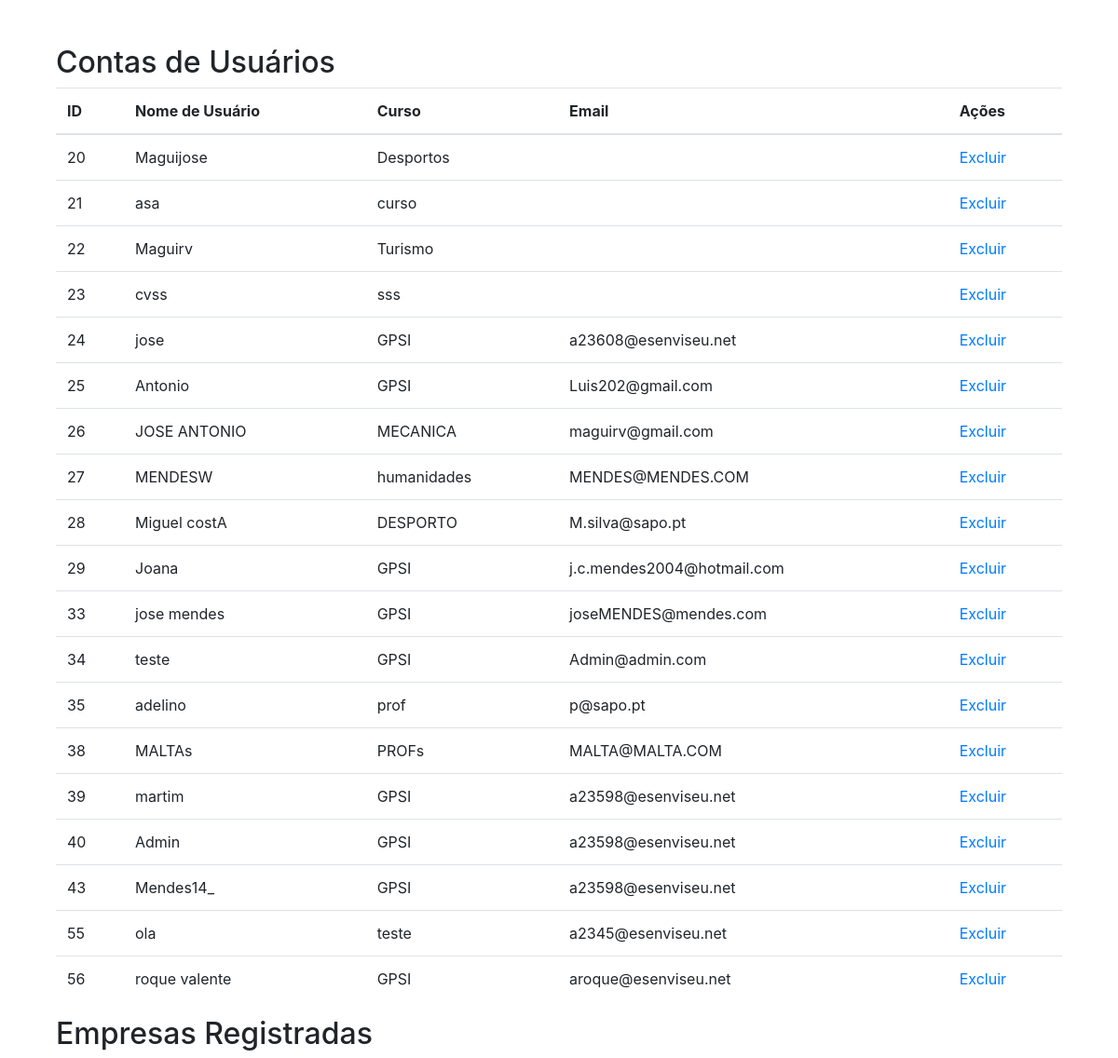
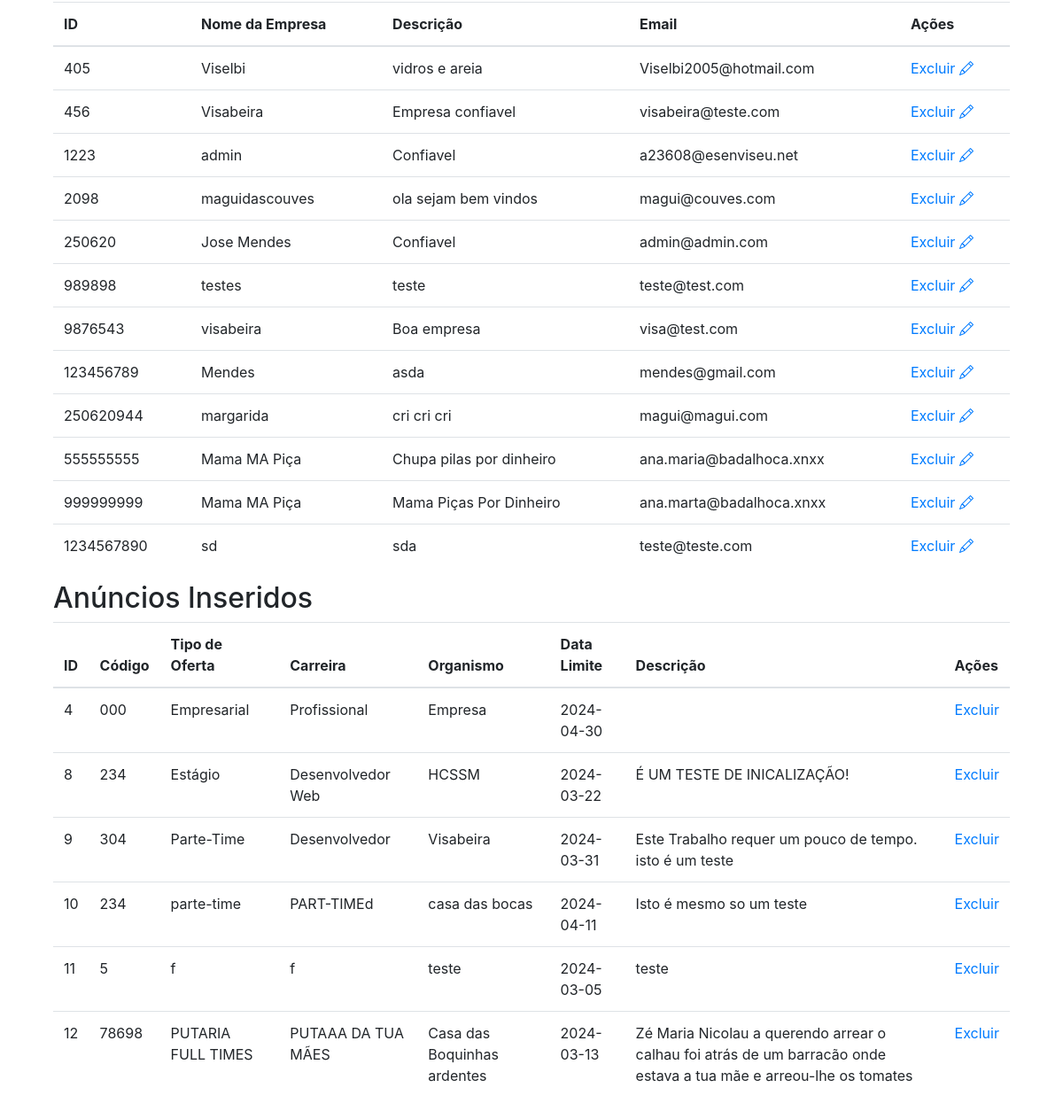
The page /admins/dashboard.php on the database its author committed (2 pictures, top to bottom).
### tables this page shows
CREATE TABLE `users` (
  `id` int(11) NOT NULL,
  `photo` int(255) DEFAULT NULL,
  `username` varchar(50) NOT NULL,
  `password` varchar(255) NOT NULL,
  `curso` varchar(200) NOT NULL,
  `ceated_at` datetime DEFAULT current_timestamp(),
  `email` varchar(200) DEFAULT NULL
);

CREATE TABLE `empresa` (
  `NIF` int(11) NOT NULL,
  `CAE` varchar(255) NOT NULL,
  `nome` varchar(255) NOT NULL,
  `Email` varchar(255) NOT NULL,
  `Morada` varchar(255) NOT NULL,
  `Cod_postal` varchar(10) NOT NULL,
  `Localidade` varchar(255) NOT NULL,
  `Descricao` text DEFAULT NULL,
  `Tipo` varchar(50) DEFAULT NULL,
  `Password` varchar(255) NOT NULL,
  `Validada` tinyint(1) NOT NULL
);

CREATE TABLE `anuncios` (
  `id` int(255) NOT NULL,
  `codigo` varchar(255) DEFAULT NULL,
  `tipo_de_oferta` varchar(255) DEFAULT NULL,
  `carreira` varchar(255) DEFAULT NULL,
  `organismo` varchar(255) DEFAULT NULL,
  `data_limite` date DEFAULT NULL,
  `Descricao` text NOT NULL
);

### admins/dashboard.php (the view, shortened to what this page needs)
<?php
$servername = "localhost";
$username = "root";
$password = "";
$dbname = "SITE";
$conn = new mysqli($servername, $username, $password, $dbname);
$sql_usuarios = "SELECT * FROM users";
$result_usuarios = $conn->query($sql_usuarios);
$sql_empresas = "SELECT * FROM empresa";
$result_empresas = $conn->query($sql_empresas);
$sql_anuncios = "SELECT * FROM anuncios";
$result_anuncios = $conn->query($sql_anuncios);
?>
<!DOCTYPE html>
<html lang="pt-br">
<head>
    <link rel="stylesheet" href="https://maxcdn.bootstrapcdn.com/bootstrap/4.5.2/css/bootstrap.min.css">
    <link href="https://cdn.jsdelivr.net/npm/bootstrap-icons/font/bootstrap-icons.css" rel="stylesheet">
</head>
<body>
    <div class="container mt-5">
        <div class="container">
            <h2>Contas de Usuários</h2>
            <table class="table">
                <thead>
                    <tr>
                        <th>ID</th>
                        <th>Nome de Usuário</th>
                        <th>Curso</th>
                        <th>Email</th>
                        <th>Ações</th>
                    </tr>
                </thead>
                <tbody>
                    <?php
                    if ($result_usuarios->num_rows > 0) {
                        while ($row = $result_usuarios->fetch_assoc()) {
                            echo "<tr>";
                            echo "<td>" . $row["id"] . "</td>";
                            echo "<td>" . $row["username"] . "</td>";
                            echo "<td>" . $row["curso"] . "</td>";
                            echo "<td>" . $row["email"] . "</td>";
                            echo "<td><a href='delete_usuario.php?id=" . $row["id"] . "'>Excluir</a></td>";
                            echo "</tr>";
                        }
                    } else {
                        echo "<tr><td colspan='5'>Nenhuma conta de usuário encontrada</td></tr>";
                    }
                    ?>
                </tbody>
            </table>
        </div>
        <div class="container">
            <h2>Empresas Registradas</h2>
            <table class="table">
                <thead>
                    <tr>
                        <th>ID</th>
                        <th>Nome da Empresa</th>
                        <th>Descrição</th>
                        <th>Email</th>
                        <th>Ações</th>
                    </tr>
                </thead>
                <tbody>
                    <?php
                    if ($result_empresas->num_rows > 0) {
                        while ($row = $result_empresas->fetch_assoc()) {
                            echo "<tr>";
                            echo "<td>" . $row["NIF"] . "</td>";
                            echo "<td>" . $row["nome"] . "</td>";
                            echo "<td>" . $row["Descricao"] . "</td>";
                            echo "<td>" . $row["Email"] . "</td>";
                            echo "<td>
                                <a href='delete_empresa.php?NIF=" . $row["NIF"] . "'>Excluir</a>
                                <a href='javascript:void(0);' onclick='openEditPopup(" . $row["NIF"] . ")'><i class='bi bi-pencil'></i></a>
                              </td>";
                            echo "</tr>";
                        }
                    } else {
                        echo "<tr><td colspan='5'>Nenhuma empresa registrada encontrada</td></tr>";
                    }
                    ?>
                </tbody>
            </table>
        </div>
        <div class="container">
            <h2>Anúncios Inseridos</h2>
            <table class="table">
                <thead>
                    <tr>
                        <th>ID</th>
                        <th>Código</th>
                        <th>Tipo de Oferta</th>
                        <th>Carreira</th>
                        <th>Organismo</th>
                        <th>Data Limite</th>
                        <th>Descrição</th>
                        <th>Ações</th>
                    </tr>
                </thead>
                <tbody>
                    <?php
                    if ($result_anuncios->num_rows > 0) {
                        while ($row = $result_anuncios->fetch_assoc()) {
                            echo "<tr>";
                            echo "<td>" . $row["id"] . "</td>";
                            echo "<td>" . $row["codigo"] . "</td>";
                            echo "<td>" . $row["tipo_de_oferta"] . "</td>";
                            echo "<td>" . $row["carreira"] . "</td>";
                            echo "<td>" . $row["organismo"] . "</td>";
                            echo "<td>" . $row["data_limite"] . "</td>";
                            echo "<td>" . $row["Descricao"] . "</td>";
                            echo "<td><a href='delete_anuncio.php?id=" . $row["id"] . "'>Excluir</a></td>";
                            echo "</tr>";
                        }
                    } else {
                        echo "<tr><td colspan='8'>Nenhum anúncio inserido encontrado</td></tr>";
                    }
                    ?>
                </tbody>
            </table>
        </div>
    </div>
</body>
</html>

### rows shown on the page
users: id "20", username "Maguijose", curso "Desportos"
users: id "21", username "asa", curso "curso"
users: id "22", username "Maguirv", curso "Turismo"
users: id "23", username "cvss", curso "sss"
users: id "24", username "jose", curso "GPSI", email "a23608@esenviseu.net"
users: id "25", username "Antonio", curso "GPSI", email "Luis202@gmail.com"
users: id "26", username "JOSE ANTONIO", curso "MECANICA", email "maguirv@gmail.com"
users: id "27", username "MENDESW", curso "humanidades", email "MENDES@MENDES.COM"
users: id "28", username "Miguel costA", curso "DESPORTO", email "M.silva@sapo.pt"
users: id "29", username "Joana", curso "GPSI", email "j.c.mendes2004@hotmail.com"
users: id "33", username "jose mendes", curso "GPSI", email "joseMENDES@mendes.com"
users: id "34", username "teste", curso "GPSI", email "Admin@admin.com"
users: id "35", username "adelino", curso "prof", email "p@sapo.pt"
users: id "38", username "MALTAs", curso "PROFs", email "MALTA@MALTA.COM"
users: id "39", username "martim", curso "GPSI", email "a23598@esenviseu.net"
users: id "40", username "Admin", curso "GPSI", email "a23598@esenviseu.net"
users: id "43", username "Mendes14_", curso "GPSI", email "a23598@esenviseu.net"
users: id "55", username "ola", curso "teste", email "a2345@esenviseu.net"
users: id "56", username "roque valente", curso "GPSI", email "aroque@esenviseu.net"
empresa: NIF "405", nome "Viselbi", Descricao "vidros e areia", Email "Viselbi2005@hotmail.com"
empresa: NIF "456", nome "Visabeira", Descricao "Empresa confiavel", Email "visabeira@teste.com"
empresa: NIF "1223", nome "admin", Descricao "Confiavel", Email "a23608@esenviseu.net"
empresa: NIF "2098", nome "maguidascouves", Descricao "ola sejam bem vindos", Email "magui@couves.com"
empresa: NIF "250620", nome "Jose Mendes", Descricao "Confiavel", Email "admin@admin.com"
empresa: NIF "989898", nome "testes", Descricao "teste", Email "teste@test.com"
empresa: NIF "9876543", nome "visabeira", Descricao "Boa empresa", Email "visa@test.com"
empresa: NIF "123456789", nome "Mendes", Descricao "asda", Email "mendes@gmail.com"
empresa: NIF "250620944", nome "margarida", Descricao "cri cri cri", Email "magui@magui.com"
empresa: NIF "555555555", nome "Mama MA Piça", Descricao "Chupa pilas por dinheiro", Email "ana.maria@badalhoca.xnxx"
empresa: NIF "999999999", nome "Mama MA Piça", Descricao "Mama Piças Por Dinheiro", Email "ana.marta@badalhoca.xnxx"
empresa: NIF "1234567890", nome "sd", Descricao "sda", Email "teste@teste.com"
anuncios: id "4", codigo "000", tipo_de_oferta "Empresarial", carreira "Profissional", organismo "Empresa", data_limite "2024-04-30"
anuncios: id "8", codigo "234", tipo_de_oferta "Estágio", carreira "Desenvolvedor Web", organismo "HCSSM", data_limite "2024-03-22", Descricao "É UM TESTE DE INICALIZAÇÃO!"
anuncios: id "9", codigo "304", tipo_de_oferta "Parte-Time", carreira "Desenvolvedor", organismo "Visabeira", data_limite "2024-03-31", Descricao "Este Trabalho requer um pouco de tempo. isto é um teste"
anuncios: id "10", codigo "234", tipo_de_oferta "parte-time", carreira "PART-TIMEd", organismo "casa das bocas", data_limite "2024-04-11", Descricao "Isto é mesmo so um teste"
anuncios: id "11", codigo "5", tipo_de_oferta "f", carreira "f", organismo "teste", data_limite "2024-03-05", Descricao "teste"
anuncios: id "12", codigo "78698", tipo_de_oferta "PUTARIA FULL TIMES", carreira "PUTAAA DA TUA MÃES", organismo "Casa das Boquinhas ardentes", data_limite "2024-03-13", Descricao "Zé Maria Nicolau a querendo arrear o calhau foi atrás de um barracão onde estava a tua mãe e arreou-lhe os tomates"
